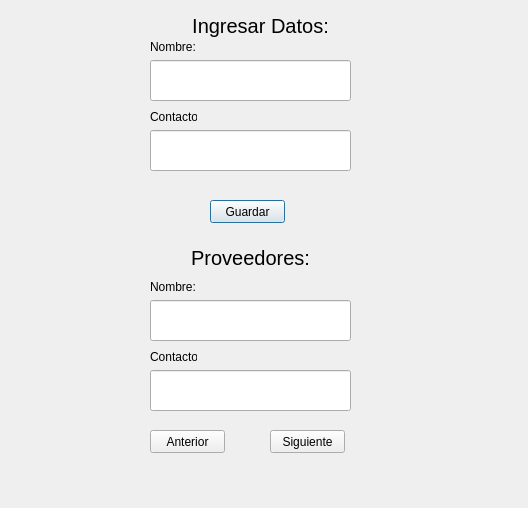
<?xml version="1.0" encoding="UTF-8"?>
<ui version="4.0">
 <class>Dialog</class>
 <widget class="QDialog" name="Dialog">
  <property name="geometry">
   <rect>
    <x>0</x>
    <y>0</y>
    <width>528</width>
    <height>508</height>
   </rect>
  </property>
  <property name="windowTitle">
   <string>Dialog</string>
  </property>
  <widget class="QLineEdit" name="lineNombre">
   <property name="geometry">
    <rect>
     <x>150</x>
     <y>60</y>
     <width>201</width>
     <height>41</height>
    </rect>
   </property>
  </widget>
  <widget class="QLineEdit" name="lineContacto">
   <property name="geometry">
    <rect>
     <x>150</x>
     <y>130</y>
     <width>201</width>
     <height>41</height>
    </rect>
   </property>
  </widget>
  <widget class="QLabel" name="labelProveedor">
   <property name="geometry">
    <rect>
     <x>150</x>
     <y>40</y>
     <width>47</width>
     <height>13</height>
    </rect>
   </property>
   <property name="text">
    <string>Nombre:</string>
   </property>
  </widget>
  <widget class="QLabel" name="labelContacto">
   <property name="geometry">
    <rect>
     <x>150</x>
     <y>110</y>
     <width>47</width>
     <height>13</height>
    </rect>
   </property>
   <property name="text">
    <string>Contacto:</string>
   </property>
  </widget>
  <widget class="QPushButton" name="btnGuardar">
   <property name="geometry">
    <rect>
     <x>210</x>
     <y>200</y>
     <width>75</width>
     <height>23</height>
    </rect>
   </property>
   <property name="text">
    <string>Guardar</string>
   </property>
  </widget>
  <widget class="QLineEdit" name="lineContacto2">
   <property name="geometry">
    <rect>
     <x>150</x>
     <y>370</y>
     <width>201</width>
     <height>41</height>
    </rect>
   </property>
  </widget>
  <widget class="QLabel" name="labelProveedor1">
   <property name="geometry">
    <rect>
     <x>150</x>
     <y>280</y>
     <width>47</width>
     <height>13</height>
    </rect>
   </property>
   <property name="text">
    <string>Nombre:</string>
   </property>
  </widget>
  <widget class="QLabel" name="labelContacto1">
   <property name="geometry">
    <rect>
     <x>150</x>
     <y>350</y>
     <width>47</width>
     <height>13</height>
    </rect>
   </property>
   <property name="text">
    <string>Contacto:</string>
   </property>
  </widget>
  <widget class="QLineEdit" name="lineNombre2">
   <property name="geometry">
    <rect>
     <x>150</x>
     <y>300</y>
     <width>201</width>
     <height>41</height>
    </rect>
   </property>
  </widget>
  <widget class="QPushButton" name="btnAnterior">
   <property name="geometry">
    <rect>
     <x>150</x>
     <y>430</y>
     <width>75</width>
     <height>23</height>
    </rect>
   </property>
   <property name="text">
    <string>Anterior</string>
   </property>
  </widget>
  <widget class="QPushButton" name="btnSiguiente">
   <property name="geometry">
    <rect>
     <x>270</x>
     <y>430</y>
     <width>75</width>
     <height>23</height>
    </rect>
   </property>
   <property name="text">
    <string>Siguiente</string>
   </property>
  </widget>
  <widget class="QLabel" name="label">
   <property name="geometry">
    <rect>
     <x>180</x>
     <y>250</y>
     <width>141</width>
     <height>16</height>
    </rect>
   </property>
   <property name="font">
    <font>
     <pointsize>15</pointsize>
    </font>
   </property>
   <property name="text">
    <string>Proveedores:</string>
   </property>
   <property name="alignment">
    <set>Qt::AlignCenter</set>
   </property>
  </widget>
  <widget class="QLabel" name="label_2">
   <property name="geometry">
    <rect>
     <x>180</x>
     <y>10</y>
     <width>161</width>
     <height>31</height>
    </rect>
   </property>
   <property name="font">
    <font>
     <pointsize>15</pointsize>
    </font>
   </property>
   <property name="text">
    <string>Ingresar Datos:</string>
   </property>
   <property name="alignment">
    <set>Qt::AlignCenter</set>
   </property>
  </widget>
 </widget>
 <resources/>
 <connections/>
</ui>
